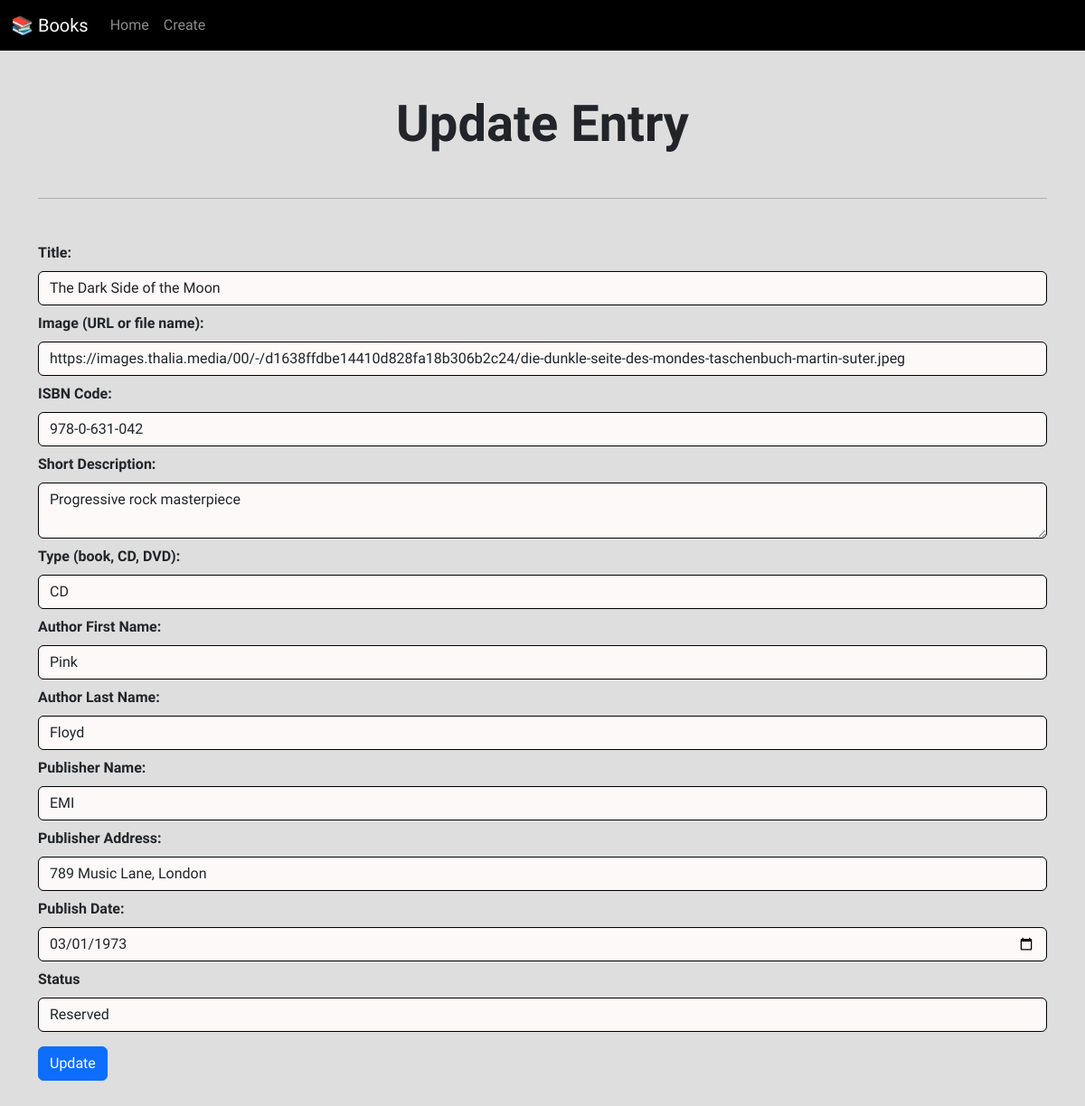
The page /update.php?id=3 on the database its author committed.
### tables this page shows
CREATE TABLE `books` (
  `id` int(11) NOT NULL,
  `title` varchar(255) NOT NULL,
  `image` varchar(255) NOT NULL,
  `isbn_code` varchar(13) NOT NULL,
  `short_description` text DEFAULT NULL,
  `type` enum('book','CD','DVD') NOT NULL,
  `author_first_name` varchar(50) NOT NULL,
  `author_last_name` varchar(50) NOT NULL,
  `publisher_name` varchar(100) NOT NULL,
  `publisher_address` varchar(255) NOT NULL,
  `publish_date` date NOT NULL,
  `status` varchar(50) DEFAULT NULL
);

### update.php (the view, shortened to what this page needs)
<?php
require_once 'components/db_Connection.php';
require_once 'components/navbar.php';
$displayForm = false;
if (isset($_GET["id"]) && !empty($_GET["id"])) {
    $id = $_GET['id'];
    $result = mysqli_query($conn, "SELECT * FROM `books` WHERE `id` = $id");
    if ($result) {
        $row = mysqli_fetch_assoc($result);
        if ($row) {
            $title = $row['title'];
            $image = $row['image'];
            $isbn_code = $row['isbn_code'];
            $short_description = $row['short_description'];
            $type = $row['type'];
            $author_first_name = $row['author_first_name'];
            $author_last_name = $row['author_last_name'];
            $publisher_name = $row['publisher_name'];
            $publisher_address = $row['publisher_address'];
            $publish_date = $row['publish_date'];
            $status = $row['status'];
            $displayForm = true;
        } else {
            $displayAlert = true;
        }
    } else {
        $displayAlert = true;
    }
} else {
    $displayAlert = true;
}
?>
<!DOCTYPE html>
<html lang="en">
<head>
    <link href="https://cdn.jsdelivr.net/npm/bootstrap@5.3.2/dist/css/bootstrap.min.css" rel="stylesheet">
</head>
<body>
<div class="container">
    <h1 class="fw-bold text-center my-5 display-4">Update Entry</h1>
    <hr class='my-2 mb-5'>
</div>
<div class="container">
    <?php
    if ($displayForm) {
    ?>
    <form action="" method="post" name="updateForm" onsubmit="return checkFormLength();">
        <label for="title" class="form-label fw-bold">Title:</label>
        <input type="text" name="title" class="form-control mb-2" value="<?php echo $title; ?>" required>
        <label for="image" class="form-label fw-bold">Image (URL or file name):</label>
        <input type="text" name="image" class="form-control mb-2" value="<?php echo $image; ?>" required>
        <label for="isbn_code" class="form-label fw-bold">ISBN Code:</label>
        <input type="text" name="isbn_code" class="form-control mb-2" value="<?php echo $isbn_code; ?>" required>
        <label for="short_description" class="form-label fw-bold">Short Description:</label>
        <textarea name="short_description" class="form-control mb-2" required><?php echo $short_description; ?></textarea>
        <label for="type" class="form-label fw-bold">Type (book, CD, DVD):</label>
        <select name="type" class="form-control mb-2" required>
            <option value="CD" <?php echo ($type === 'CD') ? 'selected' : ''; ?>>CD</option>
        </select>
        <label for="author_first_name" class="form-label fw-bold">Author First Name:</label>
        <input type="text" name="author_first_name" class="form-control mb-2" value="<?php echo $author_first_name; ?>" required>
        <label for="author_last_name" class="form-label fw-bold">Author Last Name:</label>
        <input type="text" name="author_last_name" class="form-control mb-2" value="<?php echo $author_last_name; ?>" required>
        <label for="publisher_name" class="form-label fw-bold">Publisher Name:</label>
        <input type="text" name="publisher_name" class="form-control mb-2" value="<?php echo $publisher_name; ?>" required>
        <label for="publisher_address" class="form-label fw-bold">Publisher Address:</label>
        <input type="text" name="publisher_address" class="form-control mb-2" value="<?php echo $publisher_address; ?>" required>
        <label for="publish_date" class="form-label fw-bold">Publish Date:</label>
        <input type="date" name="publish_date" class="form-control mb-2" value="<?php echo $publish_date; ?>" required>
        <label for="status" class="form-label fw-bold">Status</label>
        <select name="status" class="form-control mb-2" required>
            <option value="reserved" <?php echo ($status === 'reserved') ? 'selected' : ''; ?>>Reserved</option>
        </select>
        <input type="submit" value="Update" name="update" class="btn btn-primary mt-2 mb-5">
    </form>
    <?php
    }
    ?>
</div>
</body>
</html>

### update.php (style rules this page uses)
body { font-family: 'Bai Jamjuree', sans-serif; background-color: #DEDEDE; }
.form-control { background-color: #FDF9F9; border: 1px solid #000000; }

### rows shown on the page
books: title "The Dark Side of the Moon", image "https://images.thalia.media/00/-/d1638ffdbe14410d828fa18b306b2c24/die-dunkle-seite-des-mondes-taschenbuch-martin-suter.jpeg", isbn_code "978-0-631-042", short_description "Progressive rock masterpiece", type "CD", author_first_name "Pink", author_last_name "Floyd", publisher_name "EMI", publisher_address "789 Music Lane, London", publish_date "03/01/1973", status "Reserved"
